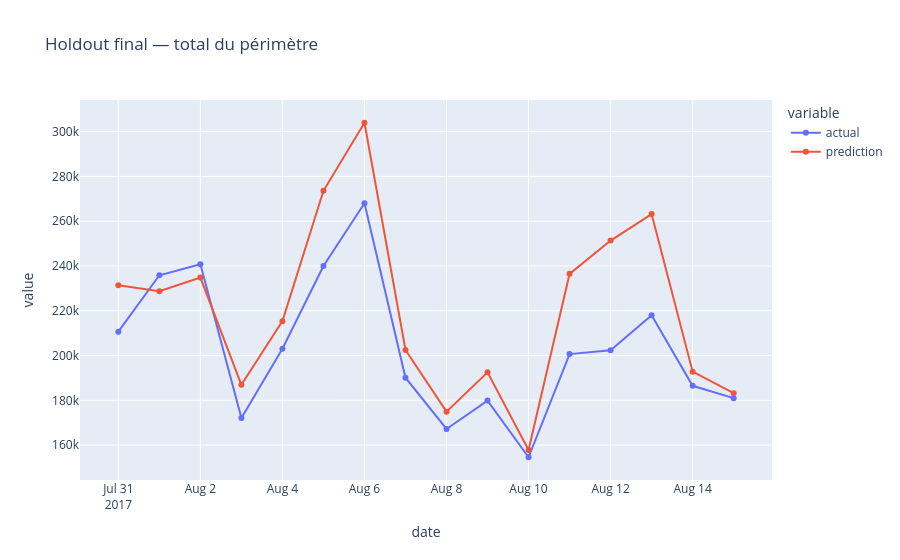

The notebook cell saved with this chart:
### Code cell
holdout = pd.read_parquet(ROOT / "outputs" / "holdout_predictions.parquet")
holdout["date"] = pd.to_datetime(holdout["date"])
series = holdout.groupby("date", as_index=False)[["actual", "prediction"]].sum()
px.line(series, x="date", y=["actual", "prediction"], markers=True, title="Holdout final — total du périmètre")

### Figure 1 — Plotly figure (JSON) as saved in the notebook; plotly's stock layout.template omitted (floating-point values rounded to 4 significant figures)
{"data": [{"hovertemplate": "variable=actual<br>date=%{x}<br>value=%{y}<extra></extra>", "legendgroup": "actual", "line": {"color": "#636efa", "dash": "solid"}, "marker": {"symbol": "circle"}, "mode": "lines+markers", "name": "actual", "orientation": "v", "showlegend": true, "type": "scatter", "x": ["2017-07-31T00:00:00", "2017-08-01T00:00:00", "2017-08-02T00:00:00", "2017-08-03T00:00:00", "2017-08-04T00:00:00", "2017-08-05T00:00:00", "2017-08-06T00:00:00", "2017-08-07T00:00:00", "2017-08-08T00:00:00", "2017-08-09T00:00:00", "2017-08-10T00:00:00", "2017-08-11T00:00:00", "2017-08-12T00:00:00", "2017-08-13T00:00:00", "2017-08-14T00:00:00", "2017-08-15T00:00:00"], "xaxis": "x", "y": [210700.0, 235900.0, 240800.0, 172100.0, 203000.0, 240000.0, 268000.0, 190100.0, 167200.0, 179900.0, 154600.0, 200600.0, 202300.0, 218000.0, 186500.0, 181000.0], "yaxis": "y"}, {"hovertemplate": "variable=prediction<br>date=%{x}<br>value=%{y}<extra></extra>", "legendgroup": "prediction", "line": {"color": "#EF553B", "dash": "solid"}, "marker": {"symbol": "circle"}, "mode": "lines+markers", "name": "prediction", "orientation": "v", "showlegend": true, "type": "scatter", "x": ["2017-07-31T00:00:00", "2017-08-01T00:00:00", "2017-08-02T00:00:00", "2017-08-03T00:00:00", "2017-08-04T00:00:00", "2017-08-05T00:00:00", "2017-08-06T00:00:00", "2017-08-07T00:00:00", "2017-08-08T00:00:00", "2017-08-09T00:00:00", "2017-08-10T00:00:00", "2017-08-11T00:00:00", "2017-08-12T00:00:00", "2017-08-13T00:00:00", "2017-08-14T00:00:00", "2017-08-15T00:00:00"], "xaxis": "x", "y": [231400.0, 228700.0, 234800.0, 186900.0, 215400.0, 273600.0, 304000.0, 202500.0, 174900.0, 192500.0, 157800.0, 236500.0, 251300.0, 263200.0, 192800.0, 183200.0], "yaxis": "y"}], "layout": {"legend": {"title": {"text": "variable"}, "tracegroupgap": 0}, "title": {"text": "Holdout final — total du périmètre"}, "xaxis": {"anchor": "y", "domain": [0, 1], "title": {"text": "date"}}, "yaxis": {"anchor": "x", "domain": [0, 1], "title": {"text": "value"}}}}
